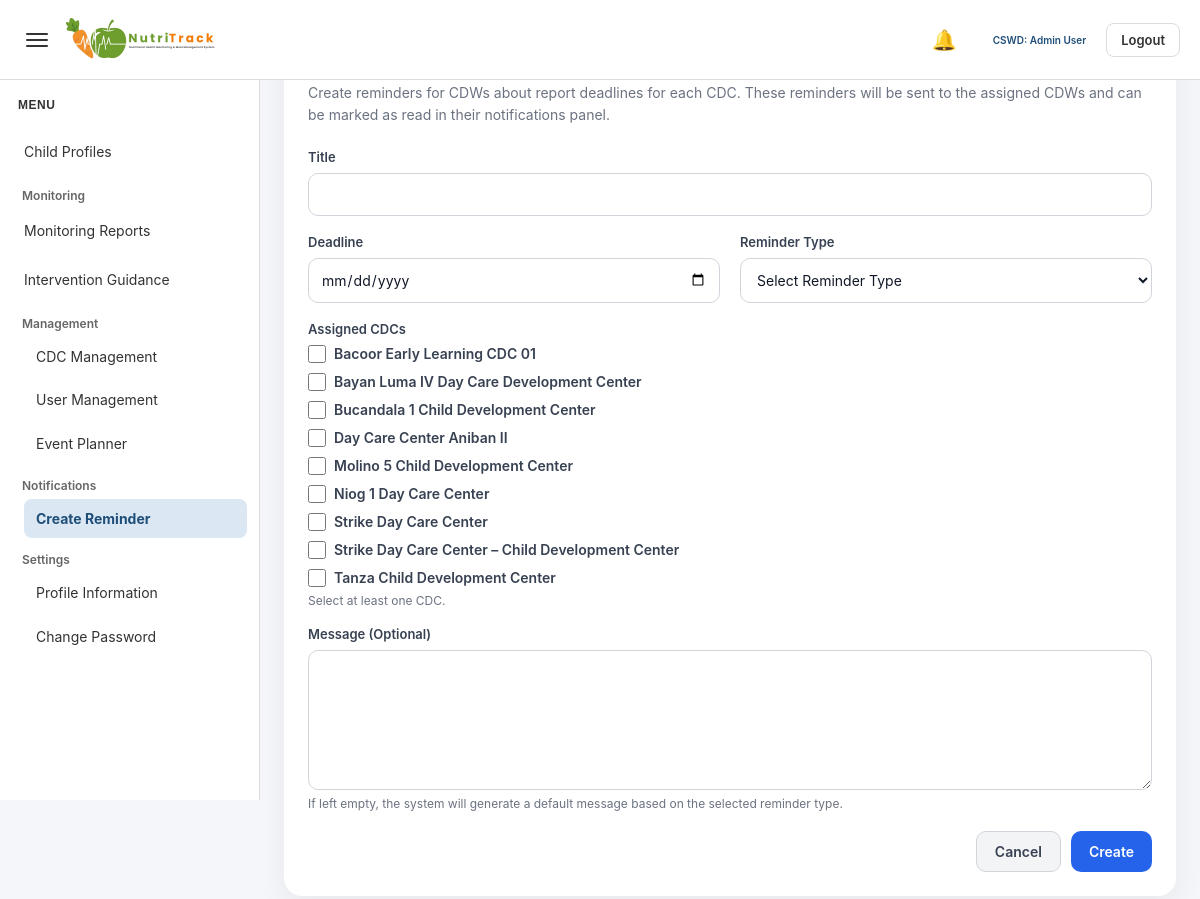
The page /admin/create_reminder.php (signed in) on the database as committed earlier.
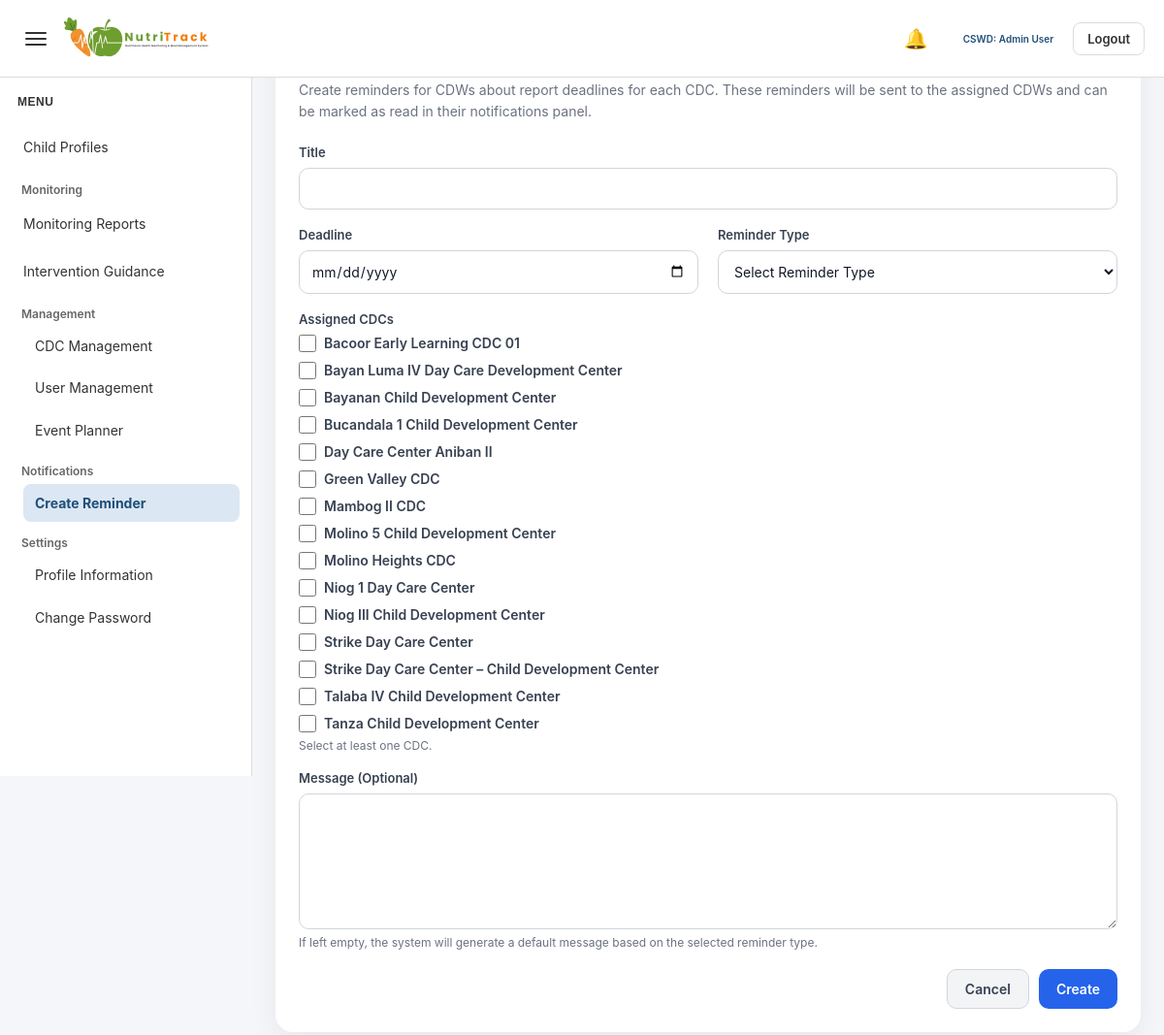
The same page on the database as committed later.
### tables this page shows
CREATE TABLE `cdc` (
  `cdc_id` int(11) NOT NULL,
  `cdc_name` varchar(100) DEFAULT NULL,
  `barangay` varchar(100) DEFAULT NULL,
  `address` text DEFAULT NULL,
  `status` varchar(20) DEFAULT 'Active',
  `created_at` timestamp NOT NULL DEFAULT current_timestamp()
);

### admin/create_reminder.php (the view, shortened to what this page needs)
<?php
include '../config/database.php';
$cdc_list = $conn->query("
    SELECT cdc_id, cdc_name
    FROM cdc
    ORDER BY cdc_name ASC
");
?>
<!DOCTYPE html>
<html lang="en">
<head>
    <link rel="stylesheet" href="../assets/admin/admin-style.css">
</head>
<body class="<?php echo (isset($_SESSION['theme_mode']) && $_SESSION['theme_mode'] === 'dark') ? 'dark-mode' : ''; ?>">
<?php include '../includes/admin_sidebar.php'; ?>
<?php include '../includes/admin_topbar.php'; ?>
<div class="main-content" id="mainContent">
    <div class="page-card">
        <div class="page-header">
            <h1>Create Reminder</h1>
            <p>Create reminders for CDWs about report deadlines for each CDC. These reminders will be sent to the assigned CDWs and can be marked as read in their notifications panel.</p>
        </div>
        <form method="POST">
            <div class="form-grid">
                <div class="form-group full">
                    <label for="title">Title</label>
                    <input
                        type="text"
                        id="title"
                        name="title"
                        required
                        value="<?php echo isset($_POST['title']) ? htmlspecialchars($_POST['title']) : ''; ?>"
                    >
                </div>
                <div class="form-group">
                    <label for="deadline">Deadline</label>
                    <input
                        type="date"
                        id="deadline"
                        name="deadline"
                        required
                        value="<?php echo isset($_POST['deadline']) ? htmlspecialchars($_POST['deadline']) : ''; ?>"
                    >
                </div>
                <div class="form-group">
                    <label for="report_type">Reminder Type</label>
                    <select name="report_type" id="report_type" required>
                        <option value="">Select Reminder Type</option>
                    </select>
                </div>
                <div class="form-group full">
                    <label>Assigned CDCs</label>
                    <div class="checkbox-group">
                        <?php if ($cdc_list && $cdc_list->num_rows > 0) { ?>
                            <?php while ($cdc = $cdc_list->fetch_assoc()) { ?>
                                <div class="checkbox-item">
                                    <input type="checkbox" name="cdc_ids[]" id="cdc_<?php echo (int)$cdc['cdc_id']; ?>" value="<?php echo (int)$cdc['cdc_id']; ?>"
                                        <?php echo (isset($_POST['cdc_ids']) && in_array($cdc['cdc_id'], $_POST['cdc_ids'])) ? 'checked' : ''; ?>>
                                    <label for="cdc_<?php echo (int)$cdc['cdc_id']; ?>"><?php echo htmlspecialchars($cdc['cdc_name']); ?></label>
                                </div>
                            <?php } ?>
                        <?php } ?>
                    </div>
                    <div class="form-note">Select at least one CDC.</div>
                </div>
                <div class="form-group full">
                    <label for="message">Message (Optional)</label>
                    <textarea name="message" id="message"><?php echo isset($_POST['message']) ? htmlspecialchars($_POST['message']) : ''; ?></textarea>
                    <div class="form-note">If left empty, the system will generate a default message based on the selected reminder type.</div>
                </div>
            </div>
            <div class="form-actions">
                <a href="dashboard.php" class="btn btn-light">Cancel</a>
                <button type="submit" name="create_reminder" class="btn btn-primary">Create</button>
            </div>
        </form>
    </div>
</div>
</body>
</html>

Rows that differ between the two databases and show on the page:
added cdc: cdc_name "Bayanan Child Development Center"
added cdc: cdc_name "Green Valley CDC"
added cdc: cdc_name "Mambog II CDC"
added cdc: cdc_name "Molino Heights CDC"
added cdc: cdc_name "Niog III Child Development Center"
added cdc: cdc_name "Talaba IV Child Development Center"
